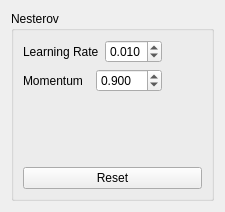
            <widget class="QWidget" name="page_Optimizer_Nesterov">
             <layout class="QVBoxLayout" name="verticalLayout_17">
              <item>
               <widget class="QGroupBox" name="grp_Nesterov">
                <property name="title">
                 <string>Nesterov</string>
                </property>
                <layout class="QVBoxLayout" name="verticalLayout_15">
                 <item>
                  <layout class="QHBoxLayout" name="horizontalLayout_24">
                   <item>
                    <layout class="QVBoxLayout" name="verticalLayout_16">
                     <item>
                      <layout class="QHBoxLayout" name="horizontalLayout_25">
                       <item>
                        <widget class="QLabel" name="lbl_Nesterov_Learning_Rate">
                         <property name="text">
                          <string>Learning Rate</string>
                         </property>
                        </widget>
                       </item>
                       <item>
                        <widget class="QDoubleSpinBox" name="dsBox_Nesterov_Learning_Rate">
                         <property name="decimals">
                          <number>3</number>
                         </property>
                         <property name="maximum">
                          <double>1.000000000000000</double>
                         </property>
                         <property name="singleStep">
                          <double>0.001000000000000</double>
                         </property>
                         <property name="value">
                          <double>0.010000000000000</double>
                         </property>
                        </widget>
                       </item>
                      </layout>
                     </item>
                     <item>
                      <layout class="QHBoxLayout" name="horizontalLayout_26">
                       <item>
                        <widget class="QLabel" name="lbl_Nesterov_Momentum">
                         <property name="text">
                          <string>Momentum</string>
                         </property>
                        </widget>
                       </item>
                       <item>
                        <widget class="QDoubleSpinBox" name="dsBox_Nesterov_Momentum">
                         <property name="decimals">
                          <number>3</number>
                         </property>
                         <property name="maximum">
                          <double>5.000000000000000</double>
                         </property>
                         <property name="singleStep">
                          <double>0.010000000000000</double>
                         </property>
                         <property name="value">
                          <double>0.900000000000000</double>
                         </property>
                        </widget>
                       </item>
                      </layout>
                     </item>
                    </layout>
                   </item>
                   <item>
                    <spacer name="horizontalSpacer_3">
                     <property name="orientation">
                      <enum>Qt::Horizontal</enum>
                     </property>
                     <property name="sizeHint" stdset="0">
                      <size>
                       <width>40</width>
                       <height>20</height>
                      </size>
                     </property>
                    </spacer>
                   </item>
                  </layout>
                 </item>
                 <item>
                  <spacer name="verticalSpacer_4">
                   <property name="orientation">
                    <enum>Qt::Vertical</enum>
                   </property>
                   <property name="sizeHint" stdset="0">
                    <size>
                     <width>20</width>
                     <height>69</height>
                    </size>
                   </property>
                  </spacer>
                 </item>
                 <item>
                  <widget class="QPushButton" name="pBtn_Nesterov_Reset">
                   <property name="text">
                    <string>Reset</string>
                   </property>
                  </widget>
                 </item>
                </layout>
               </widget>
              </item>
             </layout>
            </widget>
